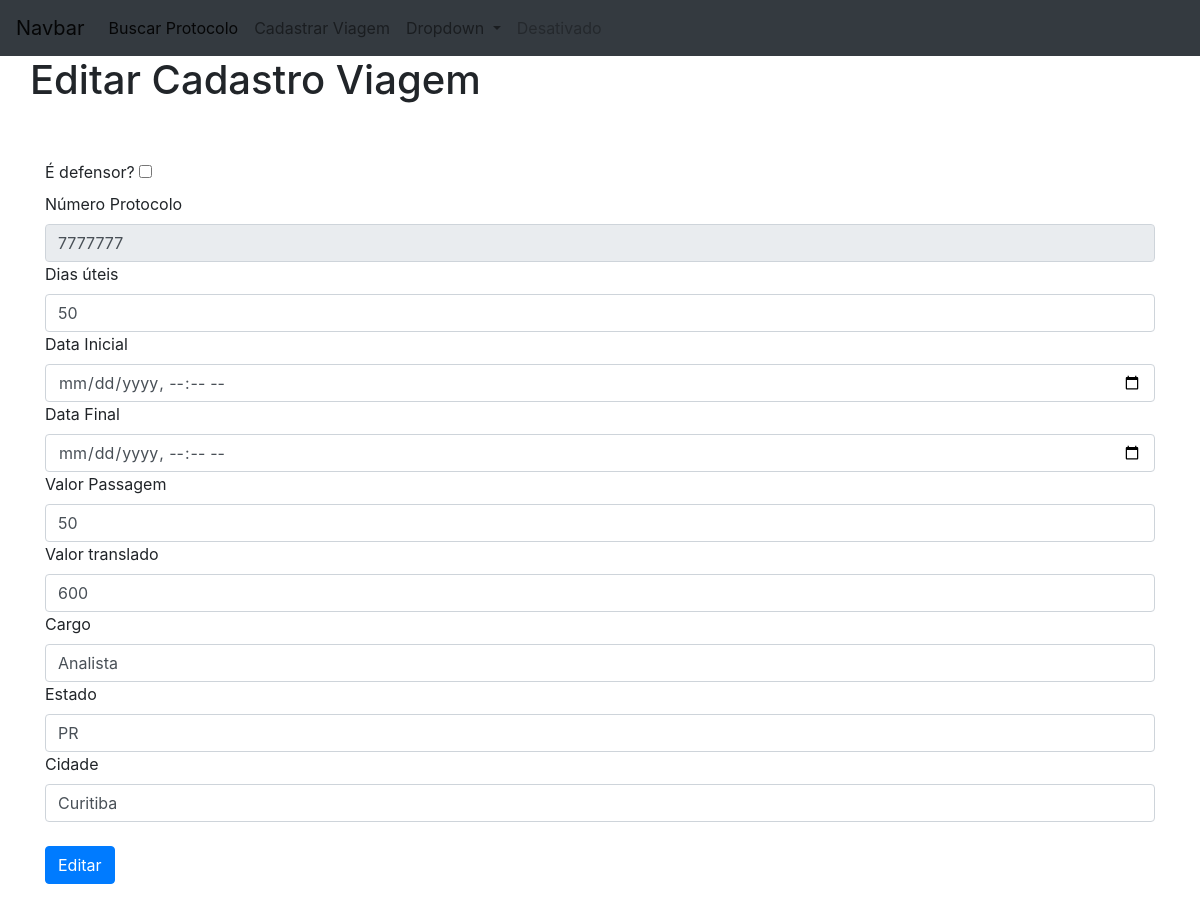
Page /calculos/lista-calculos/7777777/ on the earlier database version.
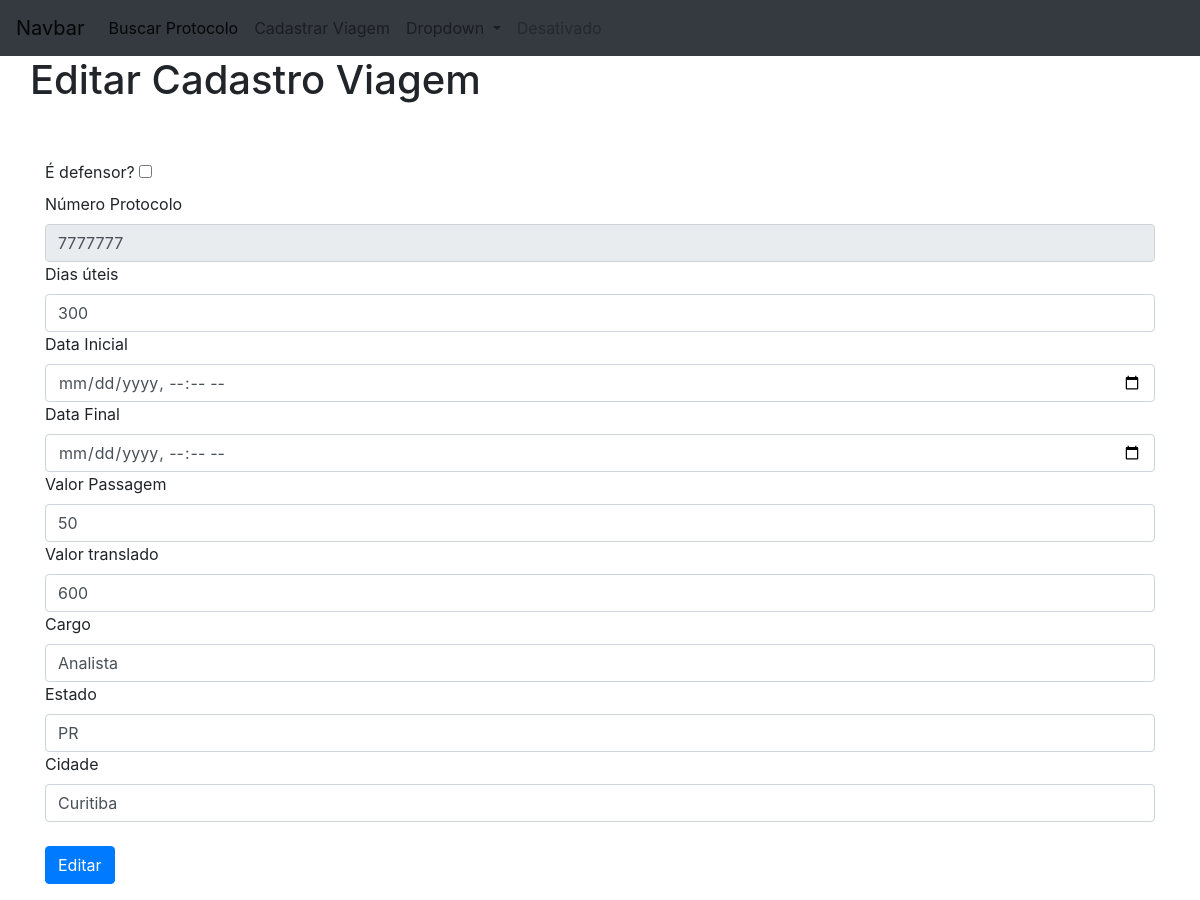
Same page on the later database version.
### calculos/models.py (models this page shows, shortened)
class Calculos(models.Model):
    defensorbool= models.BooleanField('defensor',default=False)
    numero_protocolo= models.CharField('Numero Protocolo',primary_key=True ,max_length=500)
    dias_utei=models.IntegerField('Dias úteis')
    data_inical=models.DateTimeField('Data Inicial')
    data_final=models.DateTimeField('Data Final')
    valor_passagem = models.IntegerField('Valor Passagem')
    valor_translado= models.IntegerField('Valor Translado')
    cargo = models.CharField('Cargo',max_length=50)
    estado= models.CharField('Estado',max_length=50)
    cidade= models.CharField('Cidade',max_length=50)
    created_at = models.DateTimeField('Criado em ' , auto_now=True)
    update_at = models.DateTimeField('Atualizado em ' , auto_now=True)
    class Meta:
        verbose_name='Calculo'
        verbose_name_plural='Calculos'
        ordering=['numero_protocolo']

### calculos/views.py (the view)
# urls.py: path('lista-calculos/<str:id>/', calculos.views.ListarCalculoId ,name='listarcalculo'),
def ListarCalculoId(request,id):
    post = get_object_or_404(Calculos, pk=id)
    template_name = 'EditarCalculo.html'
    return render(request, template_name,{'List':post})

### calculos/templates/EditarCalculo.html (shortened to what this page needs)
{% extends "base.html" %}
{% load static %}
{% load crispy_forms_tags   %}
{% load widget_tweaks %}
{% block content %}
<div class="container">
    <div class="form-group" >
        <form method="POST"  action="../../editar/{{List.numero_protocolo}}/">{% csrf_token %}
                <div class="row">
                    <h1>Editar Cadastro Viagem</h1>
                </div>
                    <br><Br>
                        <label for="exampleInputEmail1">É defensor?</label>
                        <input  maxlength="500" id="id_defensorbool" name="defensorbool" type="checkbox" class="form-check-label" id="exampleFormControlInput1" placeholder="nome@exemplo.com" value="{{List.defensorbool}}"><br>
                        <label for="exampleInputEmail1">Número Protocolo</label>
                        <input disabled="" id="id_numero_protocolo" name="numero_protocolo" type="text" class="form-control"  placeholder="nome@exemplo.com" value="{{List.numero_protocolo}}">
                        <label for="exampleInputEmail1">Dias úteis</label>
                        <input  name="dias_utei" type="number" class="form-control"  placeholder="nome@exemplo.com" value="{{List.dias_utei}}">
                        <label for="exampleInputEmail1">Data Inicial</label>
                        <input id="id_data_inical" name="data_inical" type="datetime-local" class="form-control"  placeholder="nome@exemplo.com" value="{{List.data_inical}}">
                        <label for="exampleInputEmail1">Data Final</label>
                        <input id="id_data_final"name="data_final" type="datetime-local" class="form-control"  placeholder="nome@exemplo.com" value="{{List.data_final}}">
                        <label for="exampleInputEmail1">Valor Passagem</label>
                        <input id="id_valor_passagem" name="valor_passagem" type="number" class="form-control"  placeholder="nome@exemplo.com" value="{{List.valor_passagem}}">
                        <label for="exampleInputEmail1">Valor translado</label>
                        <input id="id_valor_translado"name="valor_translado" type="number" class="form-control" placeholder="nome@exemplo.com" value="{{List.valor_translado}}">
                        <label for="exampleInputEmail1">Cargo</label>
                        <input maxlength="50" id="id_cargo" name="cargo" type="text" class="form-control"  placeholder="nome@exemplo.com" value="{{List.cargo}}">
                        <label for="exampleInputEmail1">Estado</label>
                        <input maxlength="50" id="id_estado" name="estado"type="text" class="form-control"  placeholder="nome@exemplo.com" value="{{List.estado}}">
                        <label for="exampleInputEmail1">Cidade</label>
                        <input maxlength="50" id="id_cidade" name="cidade"type="text" class="form-control"  placeholder="nome@exemplo.com" value="{{List.cidade}}">
                        <br>
                        <button class="btn btn-primary" type="submit">Editar</button></form>
                    </div>
                </div>
{% endblock %}

Differences in the rows shown:
changed Calculos "Analista": dias_utei "50" → "300"
